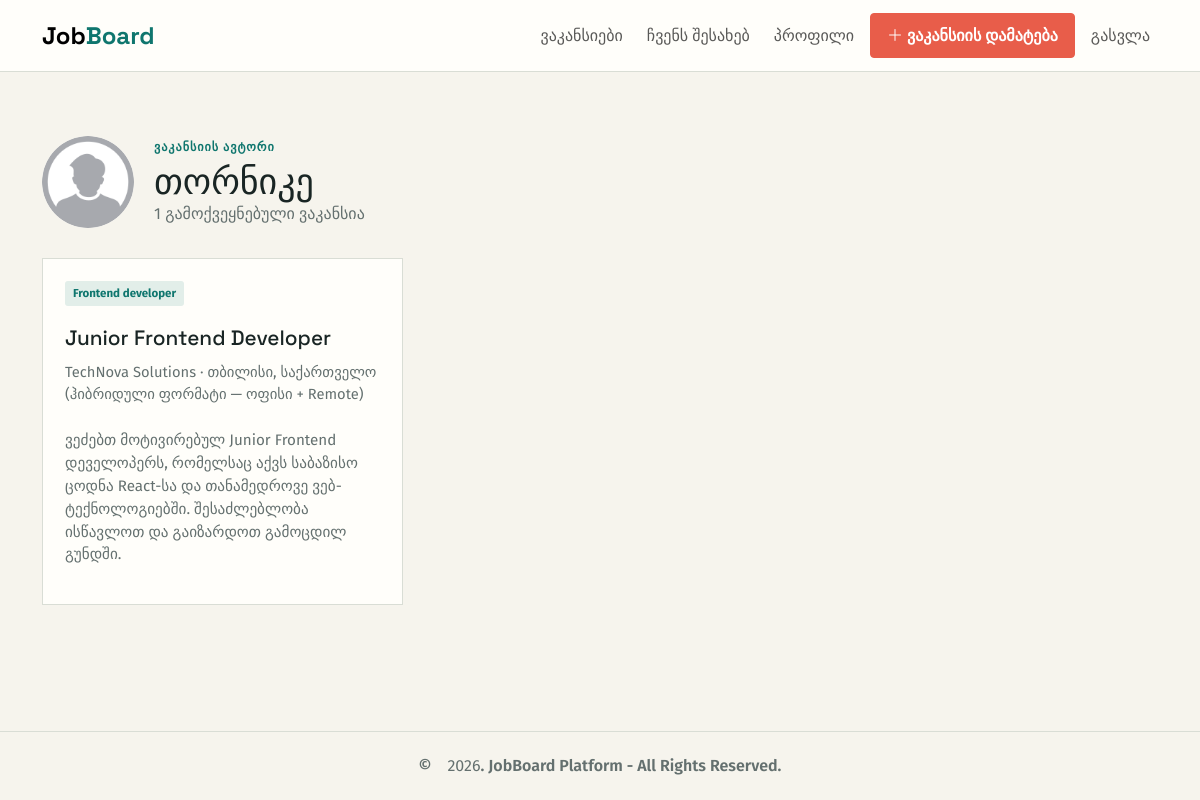
/users/1 (signed in), run on the app's committed database.
### models.py (models this page shows)
class User(db.Model, UserMixin):
    id = db.Column(db.Integer, primary_key=True)
    username = db.Column(db.String(30), unique=True, nullable=False, index=True)
    email = db.Column(db.String(120), unique=True, nullable=False, index=True)
    password = db.Column(db.String(128), nullable=False)
    image_file = db.Column(db.String(120), nullable=False, default='default.png')
    joined_at = db.Column(db.DateTime(timezone=True), nullable=False, default=lambda: datetime.now(timezone.utc))
    jobs = db.relationship('Job', backref='author', lazy=True, cascade='all, delete-orphan')

class Job(db.Model):
    id = db.Column(db.Integer, primary_key=True)
    title = db.Column(db.String(120), nullable=False, index=True)
    summary = db.Column(db.String(280), nullable=False)
    description = db.Column(db.Text, nullable=False)
    company = db.Column(db.String(120), nullable=False)
    salary = db.Column(db.String(80), nullable=False)
    location = db.Column(db.String(120), nullable=False)
    category = db.Column(db.String(50), nullable=False, index=True)
    created_at = db.Column(db.DateTime(timezone=True), nullable=False, default=lambda: datetime.now(timezone.utc), index=True)
    updated_at = db.Column(db.DateTime(timezone=True), nullable=False, default=lambda: datetime.now(timezone.utc), onupdate=lambda: datetime.now(timezone.utc), index=True)
    author_id = db.Column(db.Integer, db.ForeignKey('user.id'), nullable=False, index=True)

### app.py (the view)
@app.route('/users/<int:user_id>')
def user_profile(user_id):
    user = db.get_or_404(User, user_id)
    jobs = Job.query.filter_by(author_id=user.id).order_by(Job.created_at.desc()).all()
    return render_template('auth/public_profile.html', title=user.username, user=user, jobs=jobs)

### app.py (called while the page is built)
@login_manager.user_loader
def load_user(user_id):
    return db.session.get(User, int(user_id))

### templates/auth/public_profile.html
{% extends 'base.html' %}
{% block content %}
<section class="public-profile">
  <div class="avatar small">
    <img
      src="{{ url_for('static', filename='profile_pics/' + user.image_file) }}"
      alt="{{ user.username }}"
    />
  </div>
  <div>
    <p class="eyebrow">ვაკანსიის ავტორი</p>
    <h1>{{ user.username }}</h1>
    <p>{{ jobs|length }} გამოქვეყნებული ვაკანსია</p>
  </div>
</section>
<section class="job-grid">
  {% for job in jobs %}
  <article class="job-card">
    <span class="category-tag">{{ job.category }}</span>
    <h2>
      <a href="{{ url_for('job_detail', job_id=job.id) }}">{{ job.title }}</a>
    </h2>
    <p class="company">{{ job.company }} · {{ job.location }}</p>
    <p class="summary">{{ job.summary }}</p>
  </article>
  {% else %}
    <div class="empty-state"><h2>ავტორს ვაკანსიები ჯერ არ აქვს</h2></div>
  {% endfor %}
</section>
{% endblock %}

### static/style.css (style rules this page uses)
:root { --ink: #192524; --muted: #64706f; --paper: #f6f4ed; --white: #fffefa; --teal: #0f766e; --coral: #e85d4a; --line: #d9ddd5; }
* { box-sizing: border-box; }
html { scroll-behavior: smooth; }
body { margin: 0; background: var(--paper); color: var(--ink); font-family: "Fira Sans", sans-serif; min-height: 100vh; display: flex; flex-direction: column; }
h1, h2, h3, .navbar-brand { font-family: "Space Grotesk", sans-serif; }
a { color: inherit; text-decoration: none; }
.navbar-brand span, .eyebrow, .read-link { color: var(--teal); }
.eyebrow { font-size: 0.76rem; font-weight: 700; letter-spacing: 0.08em; text-transform: uppercase; margin-bottom: 0.5rem; }
h1 { font-size: clamp(2rem, 4vw, 3.65rem); line-height: 1.05; margin: 0 0 13px; }
.jobs-heading > div > p:last-child, .about-copy, p { color: var(--muted); }
.job-grid { display: grid; grid-template-columns: repeat(3, minmax(0, 1fr)); gap: 16px; }
.job-card { background: var(--white); border: 1px solid var(--line); padding: 22px; display: flex; flex-direction: column; min-height: 270px; transition: transform 0.18s ease, box-shadow 0.18s ease; }
.category-tag { background: #e2eee9; color: var(--teal); padding: 4px 8px; font-size: 0.72rem; font-weight: 700; border-radius: 3px; align-self: start; }
.job-card h2 { font-size: 1.3rem; margin: 20px 0 10px; }
.company { color: var(--muted); font-size: 0.92rem; }
.summary { line-height: 1.5; font-size: 0.95rem; margin-top: 8px; }
.avatar { width: 116px; height: 116px; border-radius: 50%; overflow: hidden; margin: auto; background: var(--teal); }
.avatar.small { margin: 0; width: 92px; height: 92px; }
.avatar img { width: 100%; height: 100%; object-fit: cover; }
.public-profile { display: flex; gap: 20px; align-items: center; margin-bottom: 30px; }
.public-profile h1 { font-size: 2.25rem; margin: 0; }
.public-profile p:last-child { margin: 0; }

### data on the page
User: image_file (placeholder picture), username "თორნიკე"
Job: category "Frontend developer", title "Junior Frontend Developer", company "TechNova Solutions", location "თბილისი, საქართველო (ჰიბრიდული ფორმატი — ოფისი + Remote)", summary "ვეძებთ მოტივირებულ Junior Frontend დეველოპერს, რომელსაც აქვს საბაზისო ცოდნა React-სა და თანამედროვე ვებ-ტექნოლოგიებში. შესაძლებლობა ისწავლოთ და გაიზარდოთ გამოცდილ გუნდში."

### other printed values
{{ jobs|length }} "1"
